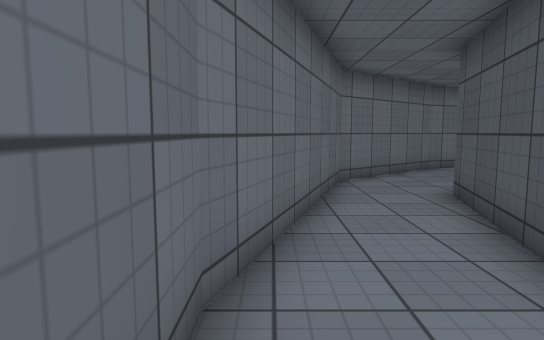
view 1 (above)

12 first-person views from a walk through a Unity game level. The camera is 1.3 m above the floor, tilts 6° down and sees 75° across. The floor is counted in squares, 1 m on a side. Each view is taken from the middle of a square. On the plan, view 1 faces up. The plan holds only what a view shows up to about 15 squares ahead; the rest is blank. The place goes on beyond the plan. The player is left out. Door leaves are left out, so doorways stand open. Surface patterns are stand-ins for the level's own textures.

view 2
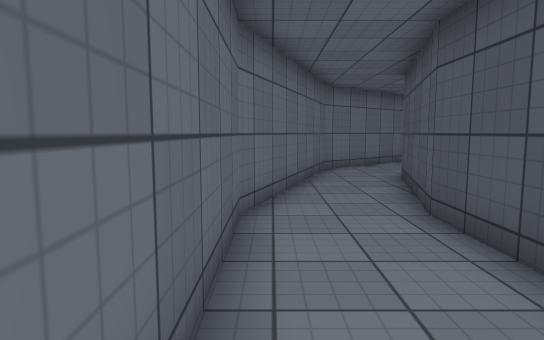

view 3
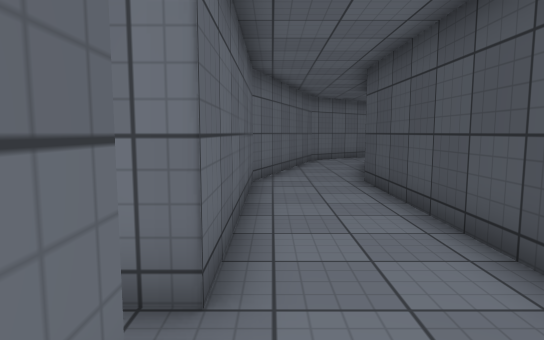

view 4
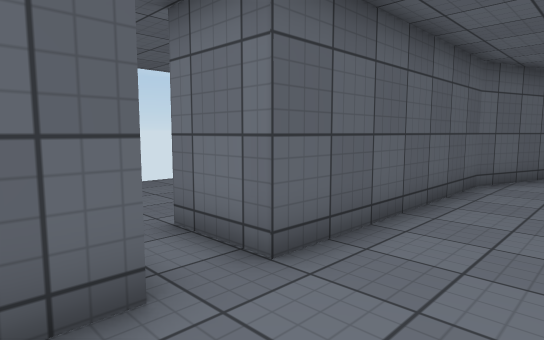

view 5
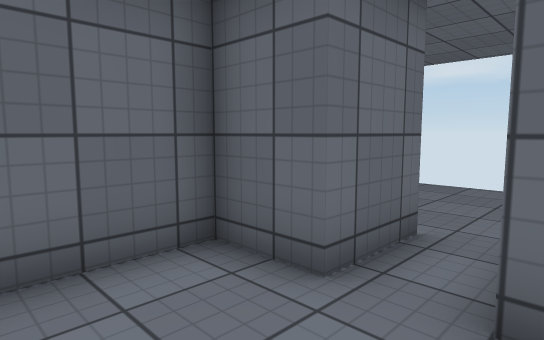

view 6
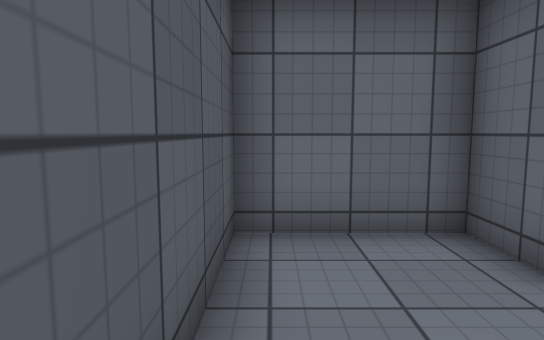

view 7
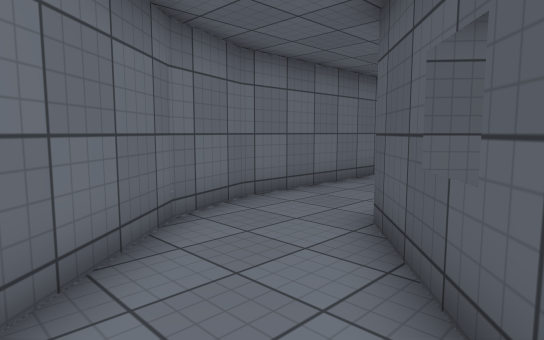

view 8
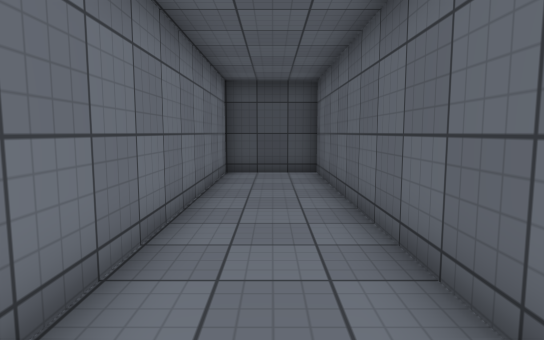

view 9
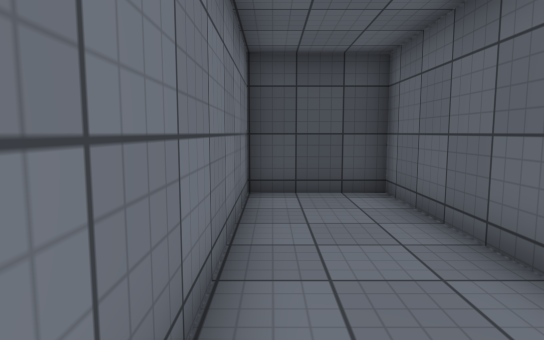

view 10
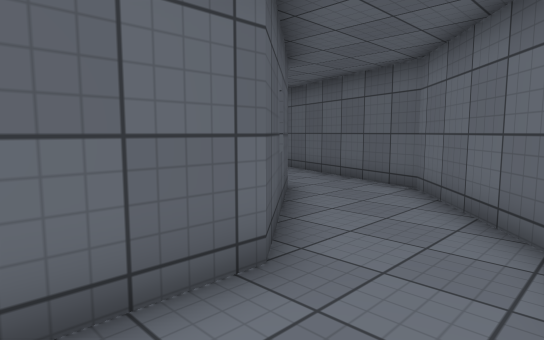

view 11
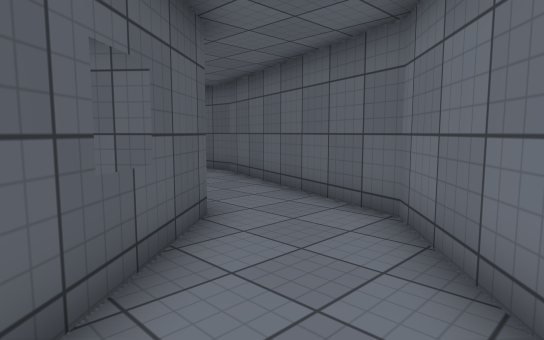

view 12
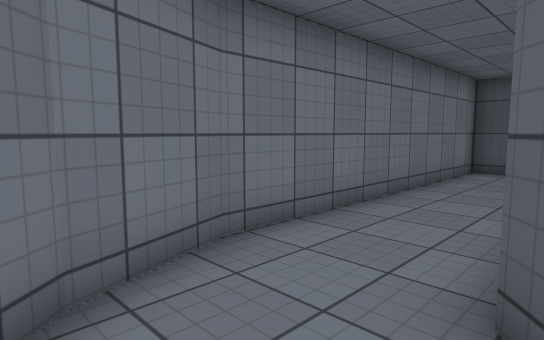

### Floor plan
Points are (right, up) in squares from view 1. A wall is a line through its corners. A room is listed if a view was taken in it or the views show most of it. See-through windows are left out.
Room 1 (views 1, 2, 3, 4, 5, 6)
walls: (2.5, 2.4) (3.2, 5.2); (-2.6, -5.8) (-0.5, -5.8) (-0.5, -7.5) (2.5, -7.5) (2.5, 2.5); (0.6, 5.8) (-0.5, 2.5) (-0.5, -4.5) (-2.6, -4.5)
ways out: opening at (2, 6) to room 2; open door at (-2.5, -5)
Room 2 (views 7, 8, 9, 10, 11, 12)
walls: (3.2, 5.2) (3.8, 7.3) (7.6, 10.5) (17.6, 10.5) (17.6, 13.5) (7.7, 13.5) (5.7, 12.8) (1.9, 9.6) (0.6, 5.8)
ways out: opening at (2, 6) to room 1

Positions as (right, up) in squares from view 1, and headings:
1: (0, 0), facing up
2: (0, -3), facing up
3: (0, -7), facing up
4: (2, -7), facing up-left
5: (2, -4), facing down-left
6: (2, -3), facing down
7: (3, 8), facing up-right
8: (6, 12), facing right
9: (10, 13), facing right
10: (10, 13), facing down-left
11: (7, 12), facing down-left
12: (5, 10), facing up-right
